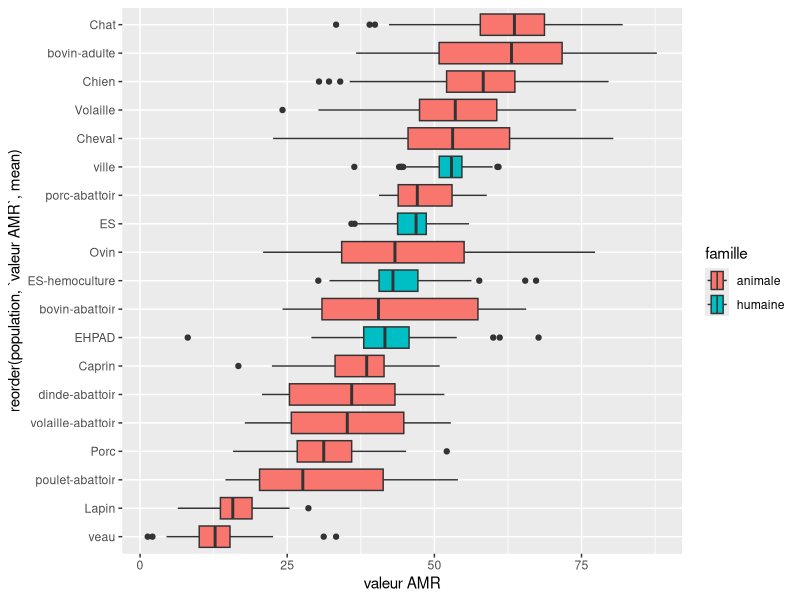

Write R code to recreate this figure.
## ---- chunk 1
knitr::opts_chunk$set(echo = TRUE)
library(readxl)
library(tidyr)
library(dplyr)
library(corrplot)
library(ggplot2)
## ---- chunk 2
AMR <- read_excel("donnees/donnees_AMR.xlsx")
## ---- chunk 3
AMR_nationale <- AMR %>%
  filter(region == "Nationale")
AMR_regionale <- AMR %>%
  filter(region != "Nationale")
## ---- chunk 4
ggplot(AMR_regionale, aes(x = `valeur AMR`, y = reorder(population, `valeur AMR`, mean), fill = famille))+
  geom_boxplot()
# la fonciton reorder() permet de trier les boxplots
